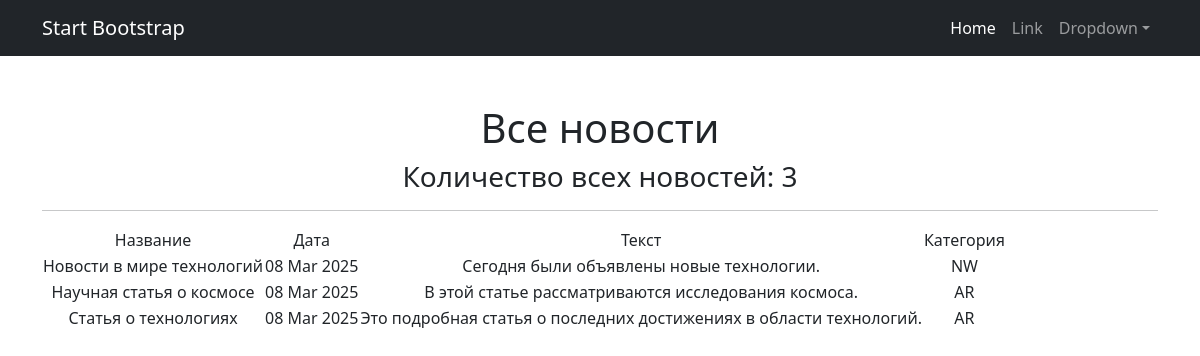
Before: /news/ with the older database file.
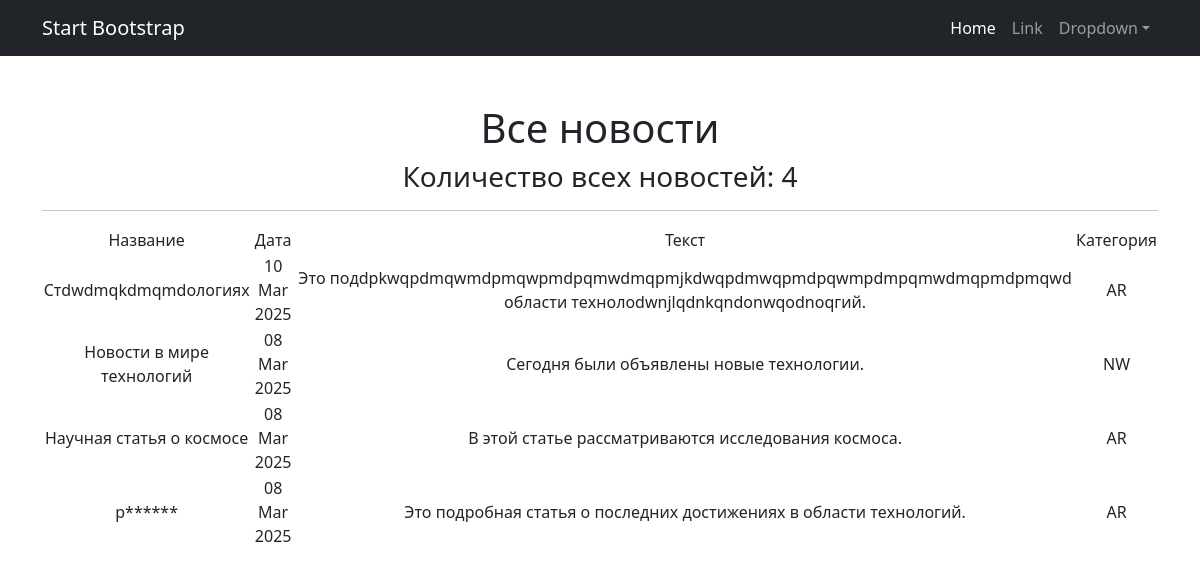
After: the same page with the newer database file.
### news/models.py (models this page shows, shortened)
class Post(models.Model):
    ARTICLE = 'AR'
    NEWS = 'NW'
    POST_TYPES = [
        (ARTICLE, 'Статья'),
        (NEWS, 'Новость'),
    ]
    author = models.ForeignKey(Author, on_delete=models.CASCADE)
    post_type = models.CharField(max_length=2, choices=POST_TYPES, default=ARTICLE)
    created_at = models.DateTimeField(auto_now_add=True)
    categories = models.ManyToManyField(Category, through='PostCategory')
    title = models.CharField(max_length=255)
    content = models.TextField()
    rating = models.IntegerField(default=0)

### news/views.py (the view)
# urls.py: path('news/', PostsList.as_view(),name='posts_list'),
class PostsList(ListView):
    model = Post
    ordering = '-created_at'
    template_name = 'posts.html'
    context_object_name = 'posts'

### news/templatetags/custom_filters.py (called while the page is built)
@register.filter()
def censor(value):
    if not isinstance(value, str):
        raise ValueError('Фильтр "censor" может быть применён только к строкам.')
    def replace(word):
        if word.lower() in BAD_WORDS:
            return word[0] + '*' * (len(word) - 1)
        return word
    censored_words = [replace(word) for word in value.split()]
    return ' '.join(censored_words)

### templates/posts.html (shortened to what this page needs)
{% extends 'flatpages/default.html' %}
{% load custom_filters %}
{% block content %}
   <h1>Все новости</h1>
    <h3>Количество всех новостей: {{ posts|length }}</h3>
   <hr>
   {% if posts %}
       <table>
           <tr>
               <td>Название</td>
               <td>Дата</td>
               <td>Текст</td>
               <td>Категория</td>
           </tr>
           {% for post in posts %}
           <tr>
               <td>{{ post.title|censor }}</td>
               <td>{{ post.created_at|date:'d M Y' }}</td>
               <td>{{ post.content|truncatewords:20|censor }}</td>
               <td>{{ post.post_type}}</td>
           </tr>
           {% endfor %}
       </table>
   {% else %}
       <h2>Товаров нет!</h2>
   {% endif %}
{% endblock content %}

Changed rows visible on the page:
added Post: title|censor "Стdwdmqkdmqmdологиях", created_at "10 Mar 2025", content|censor "Это подdpkwqpdmqwmdpmqwpmdpqmwdmqpmjkdwqpdmwqpmdpqwmpdmpqmwdmqpmdpmqwd области технолоdwnjlqdnkqndonwqodnoqгий.", post_type "AR"
changed Post "Это подробная статья о последних достижениях в области технологий.": title|censor "Статья о технологиях" → "р******"
Other visible differences:
{{ posts|length }}: "3" → "4"
